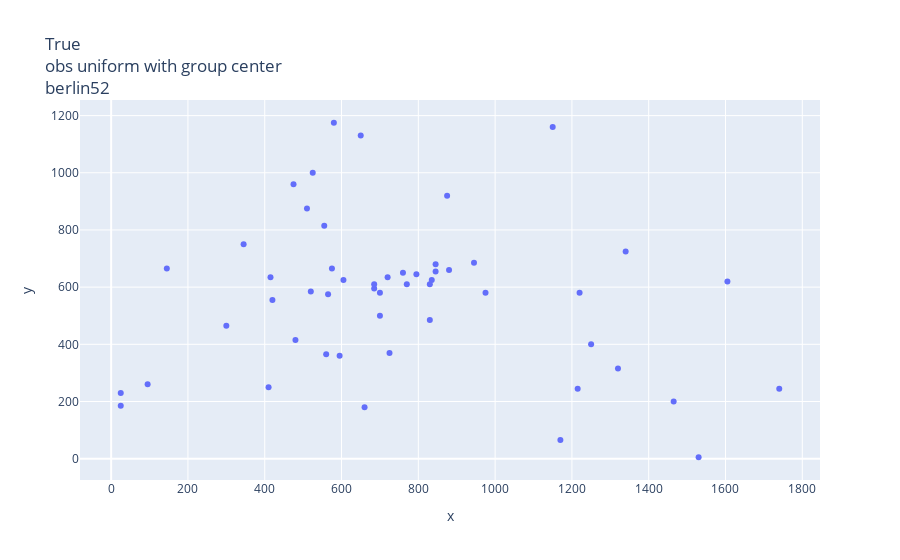
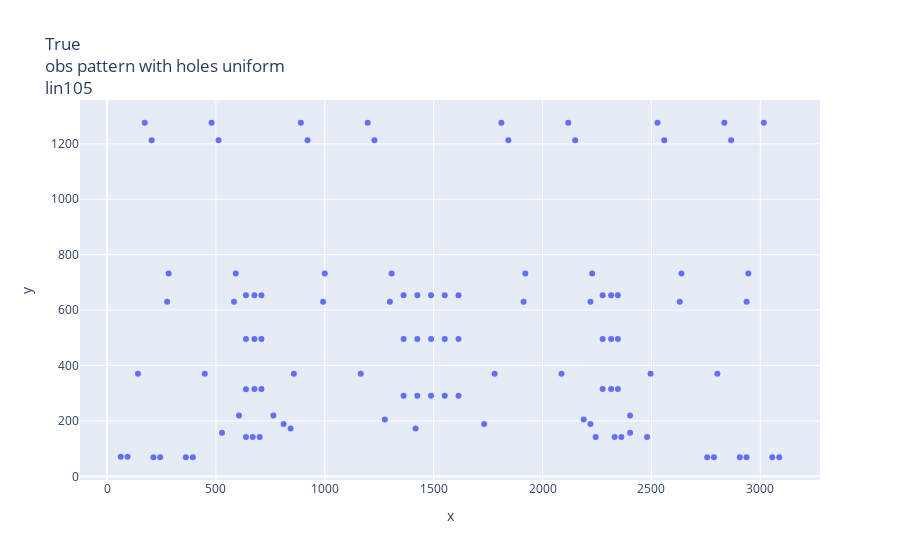
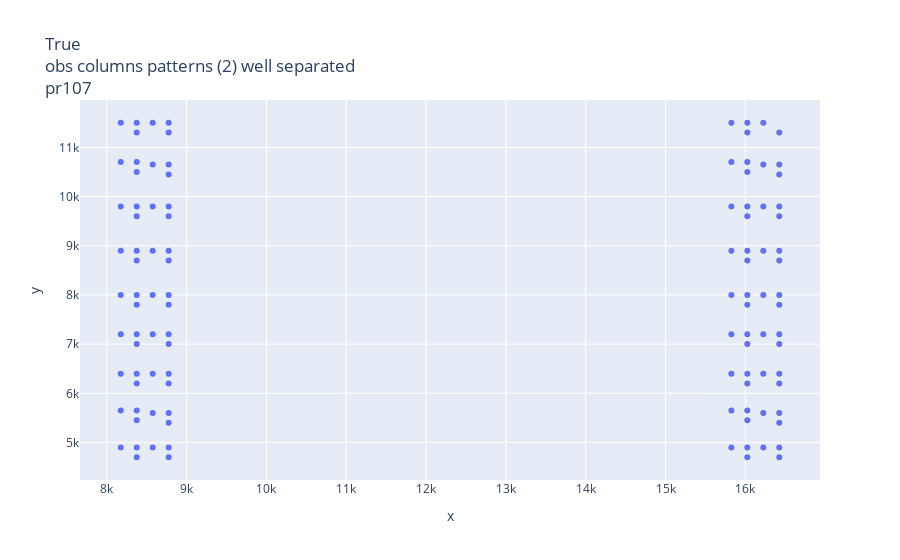
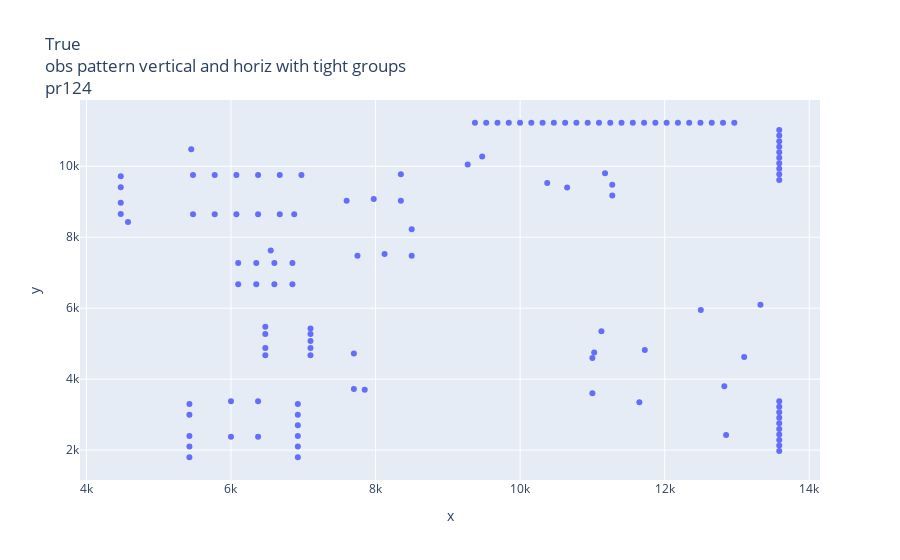

The notebook cell these images were saved under, in order:
### Code cell
for d in instances:
    investigated = d['name'] in Lto_investigate
    if investigated or 'STRANGE' in d['obs'].upper():
        fig = px.scatter(x=d['points'][:,0],y=d['points'][:,1],title=f"{investigated}<br>obs {d['obs']}<br>{d['name']}")
        fig.show()
